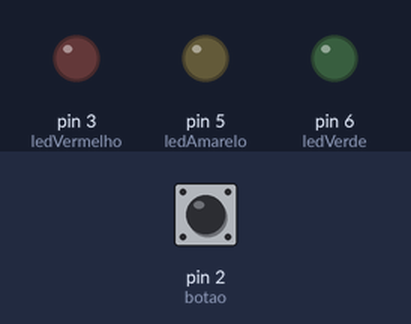
Bench run of a sketch on a simulated Arduino Uno, built with avr-gcc and run on an emulated ATmega328P. Parts: output pins drawn as LEDs (lit = HIGH). The test bench sets the inputs (shaded band); at power-on: pin 2 (botao) LOW.

Above: at 1.2 s.
1.3 s: pin 2 (botao) pulled HIGH for 1 s
At 2.2 s:
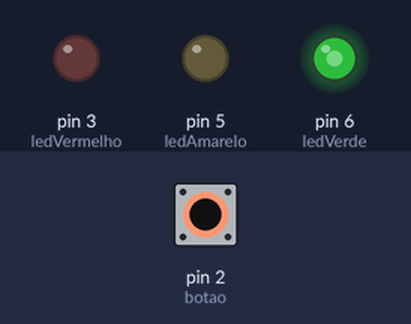
At 3.05 s:
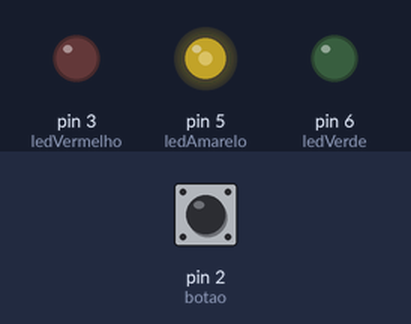
4.4 s: pin 2 (botao) pulled HIGH for 0.15 s
At 6.2 s:
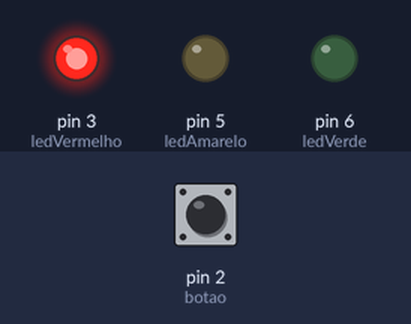
Timing chart, 0 to 7.7 s (numbered marks = the images above; inputs shaded):
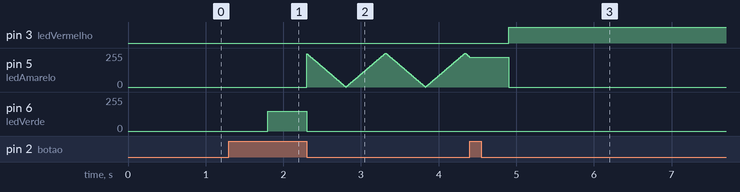

Measured:
- after the input at 4.4 s, pin 3 (ledVermelho): LOW → HIGH after 0.50 s

The sketch:

Circuito_Capacita__o_BAJA.ino
```cpp
const int ledVermelho = 3;
const int ledAmarelo = 5;
const int ledVerde = 6;
const int botao = 2;

int estado = 0;
int qtdPress = 0;

unsigned long tempoAnterior = 0;
int brilhoAmarelo = 255;
int direcao = -5;

void setup() {
  pinMode(ledVermelho, OUTPUT);
  pinMode(ledAmarelo, OUTPUT);
  pinMode(ledVerde, OUTPUT);
  pinMode(botao, INPUT);
}

void loop() {
  estado = digitalRead(botao);
   if (estado == HIGH) {
        qtdPress+=1;
    delay(500);
    }else if(qtdPress == 4){
      qtdPress = 0;
    }
  if(qtdPress == 1) {
    analogWrite(ledVerde, 150);
  }else{
    analogWrite(ledVerde, 0);
  }

  if (qtdPress == 2) {
    if (millis() - tempoAnterior >= 10) {
      tempoAnterior = millis();

      brilhoAmarelo += direcao;

      if (brilhoAmarelo <= 0 || brilhoAmarelo >= 255) {
        direcao = -direcao;
      }
    }
    analogWrite(ledAmarelo, brilhoAmarelo);
  } else {
    analogWrite(ledAmarelo, 0);
    brilhoAmarelo = 255;
    direcao = -5;
  }

  if(qtdPress == 3) {
    analogWrite(ledVermelho, 255);
  }else{
    analogWrite(ledVermelho, 0);
  }
}
```
